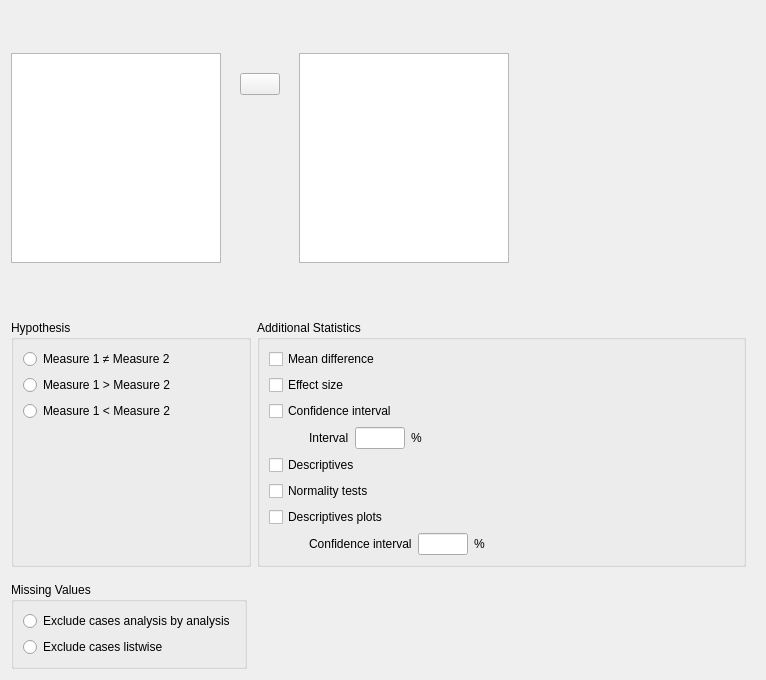
<?xml version="1.0" encoding="UTF-8"?>
<ui version="4.0">
 <class>TTestPairedSamplesForm</class>
 <widget class="QWidget" name="TTestPairedSamplesForm">
  <property name="geometry">
   <rect>
    <x>0</x>
    <y>0</y>
    <width>766</width>
    <height>680</height>
   </rect>
  </property>
  <property name="sizePolicy">
   <sizepolicy hsizetype="Expanding" vsizetype="Preferred">
    <horstretch>0</horstretch>
    <verstretch>0</verstretch>
   </sizepolicy>
  </property>
  <property name="windowTitle">
   <string>Form</string>
  </property>
  <layout class="QGridLayout" name="gridLayout_7">
   <item row="3" column="0">
    <widget class="BoundGroupBox" name="missingValues">
     <property name="title">
      <string>Missing Values</string>
     </property>
     <property name="flat">
      <bool>false</bool>
     </property>
     <layout class="QGridLayout" name="gridLayout_6">
      <item row="0" column="0">
       <widget class="QRadioButton" name="_1excludeAnalysisByAnalysis">
        <property name="text">
         <string>Exclude cases analysis by analysis</string>
        </property>
       </widget>
      </item>
      <item row="1" column="0">
       <widget class="QRadioButton" name="_2excludeListwise">
        <property name="text">
         <string>Exclude cases listwise</string>
        </property>
       </widget>
      </item>
     </layout>
    </widget>
   </item>
   <item row="1" column="0" rowspan="2" colspan="5">
    <widget class="QWidget" name="widget_3" native="true">
     <property name="sizePolicy">
      <sizepolicy hsizetype="Expanding" vsizetype="Preferred">
       <horstretch>0</horstretch>
       <verstretch>0</verstretch>
      </sizepolicy>
     </property>
     <layout class="QGridLayout" name="gridLayout">
      <property name="leftMargin">
       <number>0</number>
      </property>
      <item row="0" column="0">
       <widget class="BoundGroupBox" name="hypothesis">
        <property name="minimumSize">
         <size>
          <width>240</width>
          <height>0</height>
         </size>
        </property>
        <property name="title">
         <string>Hypothesis</string>
        </property>
        <property name="flat">
         <bool>false</bool>
        </property>
        <layout class="QGridLayout" name="gridLayout_5">
         <item row="1" column="0">
          <widget class="QRadioButton" name="_2groupOneGreater">
           <property name="text">
            <string>Measure 1 &gt; Measure 2</string>
           </property>
          </widget>
         </item>
         <item row="2" column="0">
          <widget class="QRadioButton" name="_3groupTwoGreater">
           <property name="text">
            <string>Measure 1 &lt; Measure 2</string>
           </property>
          </widget>
         </item>
         <item row="0" column="0">
          <widget class="QRadioButton" name="_1notEqual">
           <property name="text">
            <string>Measure 1 ≠ Measure 2</string>
           </property>
          </widget>
         </item>
         <item row="3" column="0">
          <spacer name="verticalSpacer">
           <property name="orientation">
            <enum>Qt::Vertical</enum>
           </property>
           <property name="sizeHint" stdset="0">
            <size>
             <width>20</width>
             <height>40</height>
            </size>
           </property>
          </spacer>
         </item>
        </layout>
       </widget>
      </item>
      <item row="0" column="1">
       <widget class="GroupBox" name="groupBox_7">
        <property name="title">
         <string>Additional Statistics</string>
        </property>
        <layout class="QGridLayout" name="gridLayout_2">
         <item row="3" column="0">
          <widget class="QWidget" name="widget_4" native="true">
           <layout class="QGridLayout" name="gridLayout_8">
            <property name="leftMargin">
             <number>40</number>
            </property>
            <property name="topMargin">
             <number>0</number>
            </property>
            <property name="rightMargin">
             <number>0</number>
            </property>
            <property name="bottomMargin">
             <number>0</number>
            </property>
            <item row="0" column="0">
             <widget class="QLabel" name="label">
              <property name="text">
               <string>Interval</string>
              </property>
             </widget>
            </item>
            <item row="0" column="1">
             <widget class="BoundTextBox" name="confidenceIntervalInterval">
              <property name="sizePolicy">
               <sizepolicy hsizetype="Preferred" vsizetype="Fixed">
                <horstretch>0</horstretch>
                <verstretch>0</verstretch>
               </sizepolicy>
              </property>
              <property name="minimumSize">
               <size>
                <width>50</width>
                <height>0</height>
               </size>
              </property>
              <property name="maximumSize">
               <size>
                <width>50</width>
                <height>16777215</height>
               </size>
              </property>
             </widget>
            </item>
            <item row="0" column="2">
             <widget class="QLabel" name="label_2">
              <property name="text">
               <string>%</string>
              </property>
             </widget>
            </item>
           </layout>
          </widget>
         </item>
         <item row="7" column="0" colspan="2">
          <widget class="QWidget" name="widget_6" native="true">
           <layout class="QGridLayout" name="gridLayout_9">
            <property name="leftMargin">
             <number>40</number>
            </property>
            <property name="topMargin">
             <number>0</number>
            </property>
            <property name="rightMargin">
             <number>0</number>
            </property>
            <property name="bottomMargin">
             <number>0</number>
            </property>
            <item row="0" column="1">
             <widget class="BoundTextBox" name="descriptivesPlotsConfidenceInterval">
              <property name="minimumSize">
               <size>
                <width>50</width>
                <height>0</height>
               </size>
              </property>
              <property name="maximumSize">
               <size>
                <width>50</width>
                <height>16777215</height>
               </size>
              </property>
             </widget>
            </item>
            <item row="0" column="0">
             <widget class="QLabel" name="label_3">
              <property name="text">
               <string>Confidence interval</string>
              </property>
             </widget>
            </item>
            <item row="0" column="2">
             <widget class="QLabel" name="label_4">
              <property name="text">
               <string>%</string>
              </property>
             </widget>
            </item>
           </layout>
          </widget>
         </item>
         <item row="5" column="0" colspan="3">
          <widget class="BoundCheckBox" name="normalityTests">
           <property name="text">
            <string>Normality tests</string>
           </property>
          </widget>
         </item>
         <item row="0" column="0" colspan="3">
          <widget class="BoundCheckBox" name="meanDifference">
           <property name="text">
            <string>Mean difference</string>
           </property>
          </widget>
         </item>
         <item row="1" column="0" colspan="2">
          <widget class="BoundCheckBox" name="effectSize">
           <property name="text">
            <string>Effect size</string>
           </property>
          </widget>
         </item>
         <item row="2" column="0" colspan="3">
          <widget class="BoundCheckBox" name="confidenceInterval">
           <property name="text">
            <string>Confidence interval</string>
           </property>
          </widget>
         </item>
         <item row="6" column="0">
          <widget class="BoundCheckBox" name="descriptivesPlots">
           <property name="text">
            <string>Descriptives plots</string>
           </property>
          </widget>
         </item>
         <item row="4" column="0" colspan="2">
          <widget class="BoundCheckBox" name="descriptives">
           <property name="text">
            <string>Descriptives</string>
           </property>
          </widget>
         </item>
         <item row="3" column="2">
          <spacer name="horizontalSpacer">
           <property name="orientation">
            <enum>Qt::Horizontal</enum>
           </property>
           <property name="sizeHint" stdset="0">
            <size>
             <width>40</width>
             <height>20</height>
            </size>
           </property>
          </spacer>
         </item>
         <item row="7" column="2">
          <spacer name="horizontalSpacer_2">
           <property name="orientation">
            <enum>Qt::Horizontal</enum>
           </property>
           <property name="sizeHint" stdset="0">
            <size>
             <width>40</width>
             <height>20</height>
            </size>
           </property>
          </spacer>
         </item>
        </layout>
       </widget>
      </item>
     </layout>
    </widget>
   </item>
   <item row="0" column="0" colspan="5">
    <widget class="QWidget" name="widget_2" native="true">
     <property name="sizePolicy">
      <sizepolicy hsizetype="Expanding" vsizetype="Preferred">
       <horstretch>0</horstretch>
       <verstretch>0</verstretch>
      </sizepolicy>
     </property>
     <layout class="QHBoxLayout" name="horizontalLayout">
      <property name="leftMargin">
       <number>0</number>
      </property>
      <property name="topMargin">
       <number>0</number>
      </property>
      <property name="rightMargin">
       <number>0</number>
      </property>
      <property name="bottomMargin">
       <number>0</number>
      </property>
      <item>
       <widget class="AvailableFieldsListView" name="availableFields">
        <property name="sizePolicy">
         <sizepolicy hsizetype="Preferred" vsizetype="Expanding">
          <horstretch>0</horstretch>
          <verstretch>0</verstretch>
         </sizepolicy>
        </property>
        <property name="minimumSize">
         <size>
          <width>0</width>
          <height>210</height>
         </size>
        </property>
        <property name="maximumSize">
         <size>
          <width>210</width>
          <height>210</height>
         </size>
        </property>
       </widget>
      </item>
      <item>
       <widget class="QWidget" name="widget_5" native="true">
        <property name="sizePolicy">
         <sizepolicy hsizetype="Fixed" vsizetype="Expanding">
          <horstretch>0</horstretch>
          <verstretch>0</verstretch>
         </sizepolicy>
        </property>
        <property name="minimumSize">
         <size>
          <width>0</width>
          <height>200</height>
         </size>
        </property>
        <property name="maximumSize">
         <size>
          <width>16777215</width>
          <height>210</height>
         </size>
        </property>
        <layout class="QVBoxLayout" name="verticalLayout">
         <property name="leftMargin">
          <number>13</number>
         </property>
         <property name="topMargin">
          <number>0</number>
         </property>
         <property name="rightMargin">
          <number>13</number>
         </property>
         <property name="bottomMargin">
          <number>0</number>
         </property>
         <item>
          <spacer name="verticalSpacer_4">
           <property name="orientation">
            <enum>Qt::Vertical</enum>
           </property>
           <property name="sizeType">
            <enum>QSizePolicy::Fixed</enum>
           </property>
           <property name="sizeHint" stdset="0">
            <size>
             <width>20</width>
             <height>20</height>
            </size>
           </property>
          </spacer>
         </item>
         <item>
          <widget class="AssignButton" name="assignButton">
           <property name="maximumSize">
            <size>
             <width>50</width>
             <height>16777215</height>
            </size>
           </property>
           <property name="text">
            <string/>
           </property>
          </widget>
         </item>
         <item>
          <spacer name="verticalSpacer_3">
           <property name="orientation">
            <enum>Qt::Vertical</enum>
           </property>
           <property name="sizeHint" stdset="0">
            <size>
             <width>20</width>
             <height>40</height>
            </size>
           </property>
          </spacer>
         </item>
        </layout>
       </widget>
      </item>
      <item>
       <widget class="BoundPairsTable" name="pairs">
        <property name="sizePolicy">
         <sizepolicy hsizetype="Preferred" vsizetype="Expanding">
          <horstretch>0</horstretch>
          <verstretch>0</verstretch>
         </sizepolicy>
        </property>
        <property name="minimumSize">
         <size>
          <width>0</width>
          <height>210</height>
         </size>
        </property>
        <property name="maximumSize">
         <size>
          <width>210</width>
          <height>210</height>
         </size>
        </property>
       </widget>
      </item>
      <item>
       <widget class="QWidget" name="widget" native="true">
        <property name="sizePolicy">
         <sizepolicy hsizetype="Minimum" vsizetype="Preferred">
          <horstretch>0</horstretch>
          <verstretch>0</verstretch>
         </sizepolicy>
        </property>
        <property name="minimumSize">
         <size>
          <width>100</width>
          <height>0</height>
         </size>
        </property>
       </widget>
      </item>
     </layout>
    </widget>
   </item>
  </layout>
 </widget>
 <customwidgets>
  <customwidget>
   <class>AssignButton</class>
   <extends>QPushButton</extends>
   <header>widgets/assignbutton.h</header>
  </customwidget>
  <customwidget>
   <class>AvailableFieldsListView</class>
   <extends>QListView</extends>
   <header>widgets/availablefieldslistview.h</header>
  </customwidget>
  <customwidget>
   <class>BoundCheckBox</class>
   <extends>QCheckBox</extends>
   <header>widgets/boundcheckbox.h</header>
  </customwidget>
  <customwidget>
   <class>BoundTextBox</class>
   <extends>QLineEdit</extends>
   <header>widgets/boundtextbox.h</header>
  </customwidget>
  <customwidget>
   <class>BoundGroupBox</class>
   <extends>QGroupBox</extends>
   <header>widgets/boundgroupbox.h</header>
   <container>1</container>
  </customwidget>
  <customwidget>
   <class>GroupBox</class>
   <extends>QGroupBox</extends>
   <header>widgets/groupbox.h</header>
   <container>1</container>
  </customwidget>
  <customwidget>
   <class>BoundPairsTable</class>
   <extends>QTableView</extends>
   <header>widgets/boundpairstable.h</header>
  </customwidget>
 </customwidgets>
 <resources/>
 <connections/>
</ui>
